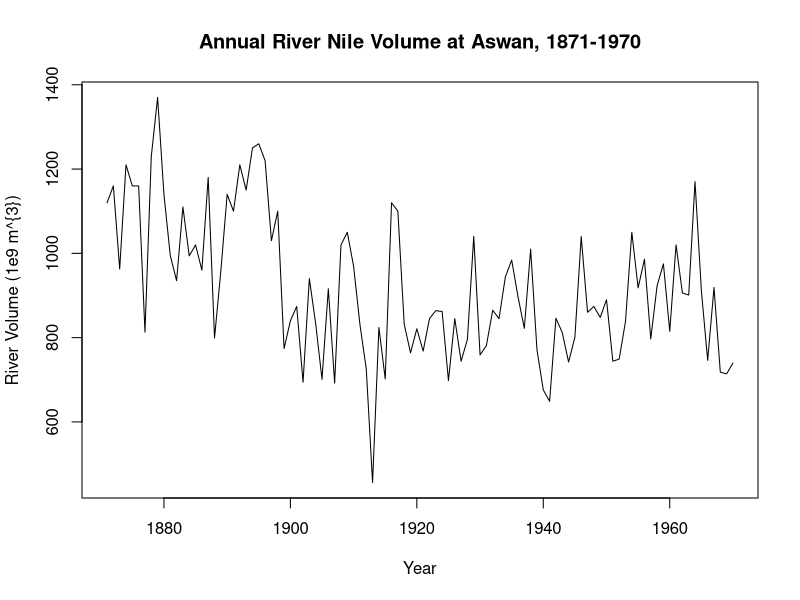
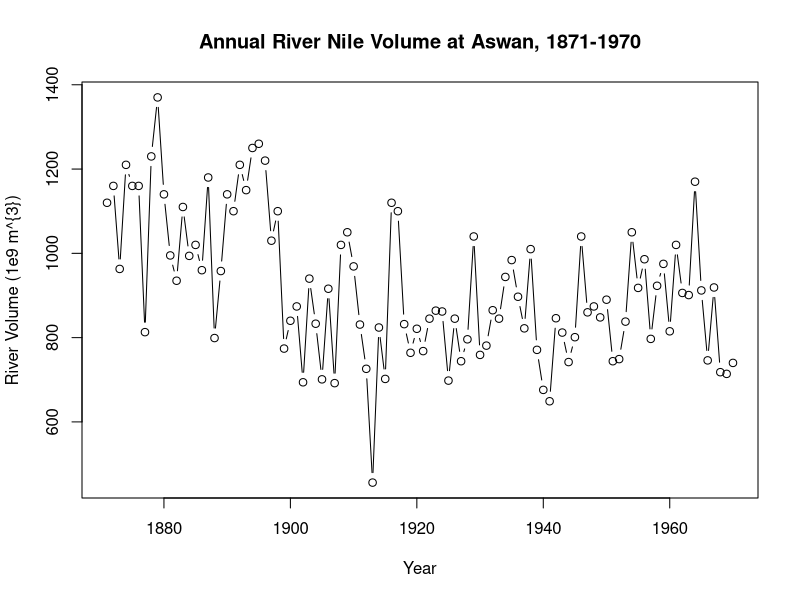
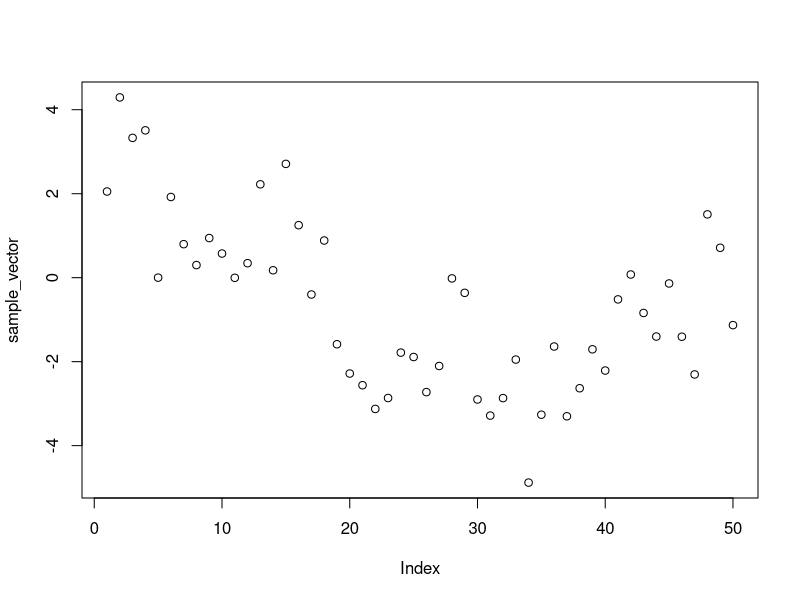
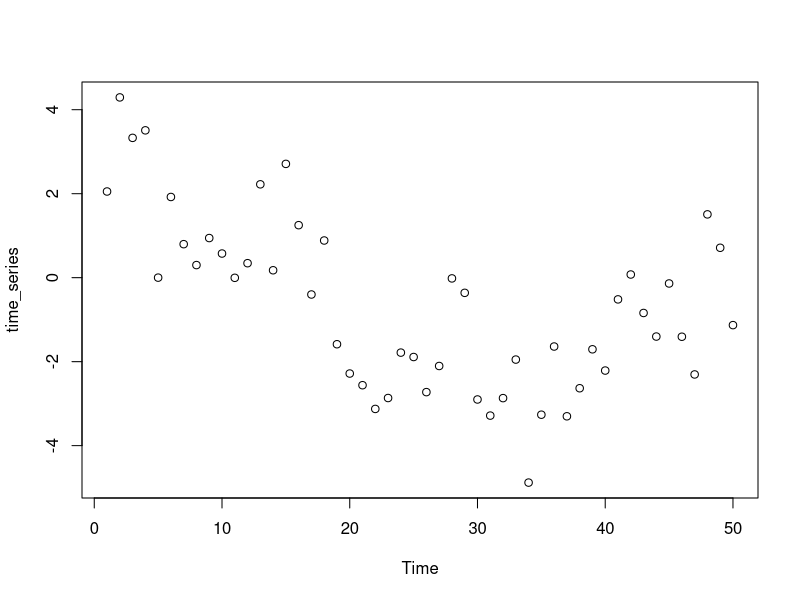
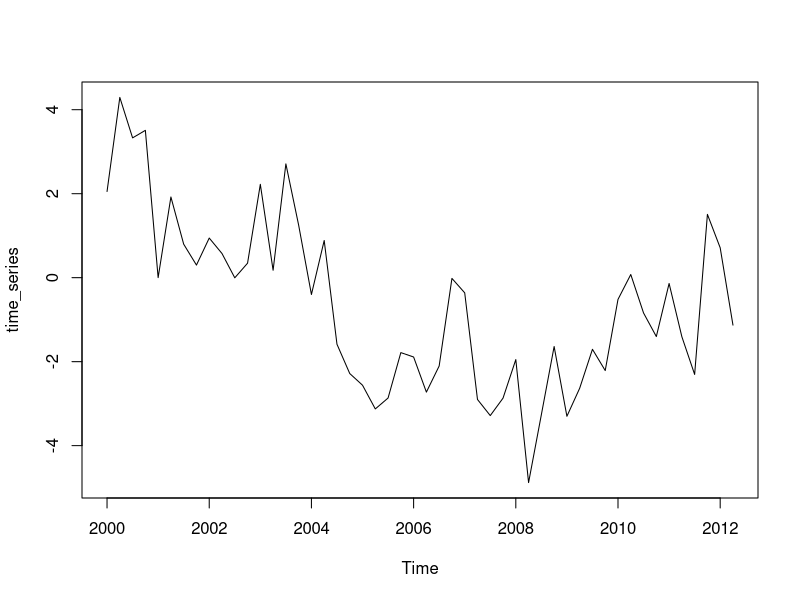
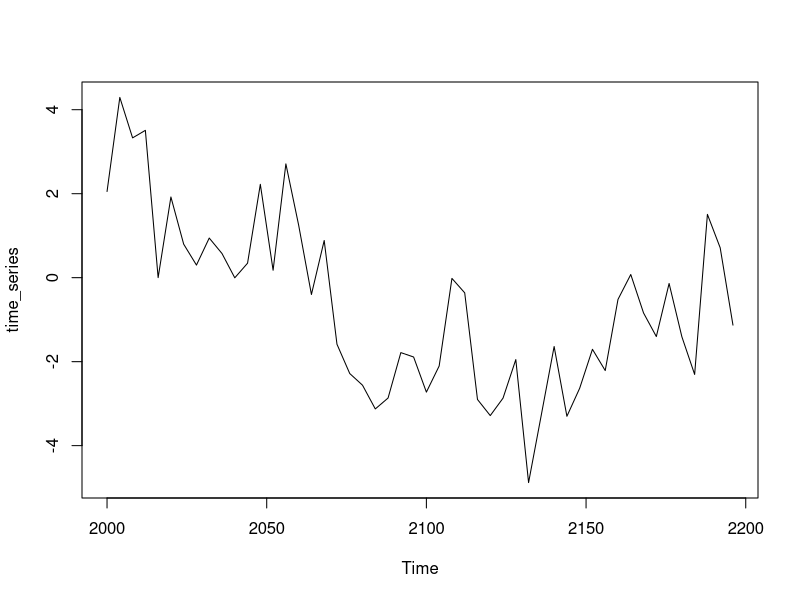
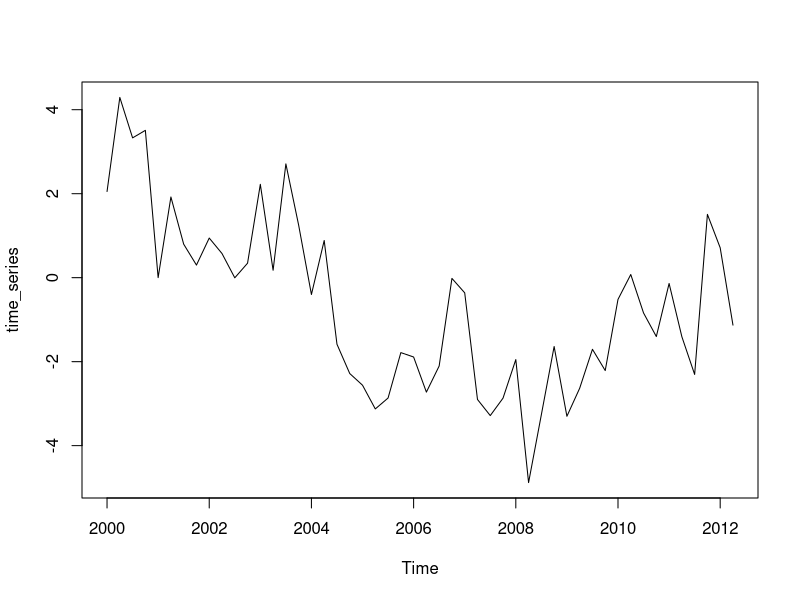

These figures' R source, in order:
## ---- chunk 1
print(Nile)
## ---- chunk 2
length(Nile)
## ---- chunk 3
head(Nile)
## ---- chunk 4
head(Nile, n = 10)
## ---- chunk 5
tail(Nile)
## ---- chunk 6
plot(Nile, xlab = 'Year', ylab = 'River Volume (1e9 m^{3})', main = 'Annual River Nile Volume at Aswan, 1871-1970')
## ---- chunk 7
plot(Nile, xlab = 'Year', ylab = 'River Volume (1e9 m^{3})', main = 'Annual River Nile Volume at Aswan, 1871-1970',  type = 'b')
# b stands for both: line and points
## ---- chunk 8
print(AirPassengers)
## ---- chunk 9
start(AirPassengers)

end(AirPassengers)
## ---- chunk 10
time(AirPassengers)
## ---- chunk 11
frequency(AirPassengers)
## ---- chunk 12
deltat(AirPassengers)
## ---- chunk 13
cycle(AirPassengers)
## ---- chunk 14
mean(AirPassengers)
## ---- chunk 15
A <- c (1, 2, 3)
A
## ---- chunk 16
sample_vector <- c(2.0521941073,  4.2928852797,  3.3294132944,  3.5085950670,  0.0009576938,
   1.9217186345,  0.7978134128,  0.2999543435,  0.9435687536,  0.5748283388,
 -0.0034005903,  0.3448649176,  2.2229761136,  0.1763144576,  2.7097622770,
  1.2501948965, -0.4007164754,  0.8852732121, -1.5852420266, -2.2829278891,
 -2.5609531290, -3.1259963754, -2.8660295895, -1.7847009207, -1.8894912908,
 -2.7255351194, -2.1033141800, -0.0174256893, -0.3613204151, -2.9008403327,
 -3.2847440927, -2.8684594718, -1.9505074437, -4.8801892525, -3.2634605353,
 -1.6396062522, -3.3012575840, -2.6331245433, -1.7058354022, -2.2119825061,
 -0.5170595186,  0.0752508095, -0.8406994716, -1.4022683487, -0.1382114230,
 -1.4065954703, -2.3046941055,  1.5073891432,  0.7118679477, -1.1300519022)
## ---- chunk 17
plot(sample_vector)
## ---- chunk 18
time_series <- ts(sample_vector)
plot(time_series, type = 'p')
## ---- chunk 19
length(sample_vector)
## ---- chunk 20
time_series <- ts(sample_vector, start = 2000, frequency = 4)
plot(time_series)
## ---- chunk 21
time(time_series)
## ---- chunk 22
time_series <- ts(sample_vector, start = 2000, deltat = 4)
plot(time_series)
## ---- chunk 23
time(time_series)
## ---- chunk 24
time_series <- ts(sample_vector, start = 2000, deltat = 0.25)
plot(time_series)
## ---- chunk 25
time(time_series)
## ---- chunk 26
print(time_series)

print(sample_vector)
